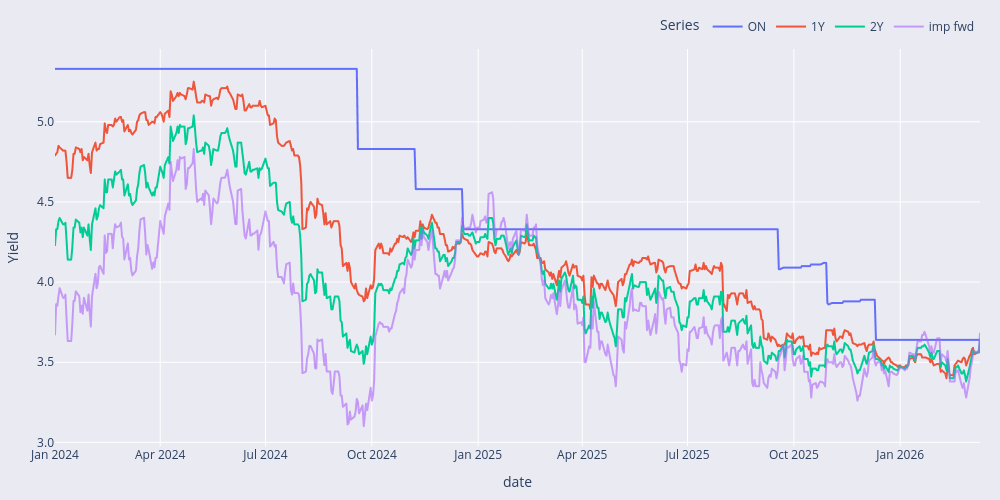

The code cell stored with this chart in its notebook:
### Code cell
import plotly.express as px

df_plot = df_ust.loc[start_year:, ['ON', '1Y', '2Y']].copy()
df_plot['imp fwd'] = implied_fwd.reindex(df_plot.index)

fig = px.line(
    df_plot,
    x=df_plot.index,
    y=['ON', '1Y', '2Y', 'imp fwd'],
    labels={'value': 'Yield', 'variable': 'Series'},
    template='plotly_white'
)

# imp fwd만 투명도 적용
fig.update_traces(selector=dict(name='imp fwd'), opacity=0.6)

fig.update_layout(
    width=1000,
    height=500,
    legend=dict(orientation='h', yanchor='bottom', y=1.02, xanchor='right', x=1),
    margin=dict(l=40, r=20, t=30, b=30)
)

# seaborn 스타일 느낌: 연한 회색 배경 + 하얀 그리드
fig.update_layout(
    plot_bgcolor='#EAEAF2',
    paper_bgcolor='#EAEAF2'
)

fig.update_xaxes(showgrid=True, gridcolor='white', zerolinecolor='white')
fig.update_yaxes(showgrid=True, gridcolor='white', zerolinecolor='white')
fig.update_yaxes(tickformat=".1f")

fig.show()

### Figure 1 — Plotly figure (JSON) as saved in the notebook; plotly's stock layout.template omitted (floating-point values rounded to 4 significant figures; data arrays with more than 128 entries replaced by an {"elided": "..."} marker saying what was removed)
{"data": [{"hovertemplate": "Series=ON<br>date=%{x}<br>Yield=%{y}<extra></extra>", "legendgroup": "ON", "line": {"color": "#636efa", "dash": "solid"}, "marker": {"symbol": "circle"}, "mode": "lines", "name": "ON", "showlegend": true, "x": {"elided": "573 str values"}, "xaxis": "x", "y": {"elided": "573 float values"}, "yaxis": "y", "type": "scattergl"}, {"hovertemplate": "Series=1Y<br>date=%{x}<br>Yield=%{y}<extra></extra>", "legendgroup": "1Y", "line": {"color": "#EF553B", "dash": "solid"}, "marker": {"symbol": "circle"}, "mode": "lines", "name": "1Y", "showlegend": true, "x": {"elided": "573 str values"}, "xaxis": "x", "y": {"elided": "573 float values"}, "yaxis": "y", "type": "scattergl"}, {"hovertemplate": "Series=2Y<br>date=%{x}<br>Yield=%{y}<extra></extra>", "legendgroup": "2Y", "line": {"color": "#00cc96", "dash": "solid"}, "marker": {"symbol": "circle"}, "mode": "lines", "name": "2Y", "showlegend": true, "x": {"elided": "573 str values"}, "xaxis": "x", "y": {"elided": "573 float values"}, "yaxis": "y", "type": "scattergl"}, {"hovertemplate": "Series=imp fwd<br>date=%{x}<br>Yield=%{y}<extra></extra>", "legendgroup": "imp fwd", "line": {"color": "#ab63fa", "dash": "solid"}, "marker": {"symbol": "circle"}, "mode": "lines", "name": "imp fwd", "showlegend": true, "x": {"elided": "573 str values"}, "xaxis": "x", "y": {"elided": "573 float values"}, "yaxis": "y", "type": "scattergl", "opacity": 0.6}], "layout": {"xaxis": {"anchor": "y", "domain": [0.0, 1.0], "title": {"text": "date"}, "showgrid": true, "gridcolor": "white", "zerolinecolor": "white"}, "yaxis": {"anchor": "x", "domain": [0.0, 1.0], "title": {"text": "Yield"}, "showgrid": true, "gridcolor": "white", "zerolinecolor": "white", "tickformat": ".1f"}, "legend": {"title": {"text": "Series"}, "tracegroupgap": 0, "orientation": "h", "yanchor": "bottom", "y": 1.02, "xanchor": "right", "x": 1}, "margin": {"t": 30, "l": 40, "r": 20, "b": 30}, "width": 1000, "height": 500, "plot_bgcolor": "#EAEAF2", "paper_bgcolor": "#EAEAF2"}}
